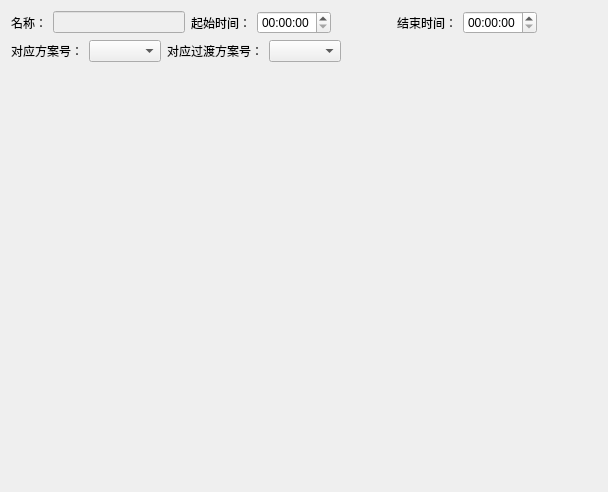
<?xml version="1.0" encoding="UTF-8"?>
<ui version="4.0">
 <class>PeriodWidget</class>
 <widget class="QWidget" name="PeriodWidget">
  <property name="geometry">
   <rect>
    <x>0</x>
    <y>0</y>
    <width>608</width>
    <height>492</height>
   </rect>
  </property>
  <property name="windowTitle">
   <string>PeriodWidget</string>
  </property>
  <layout class="QGridLayout" name="gridLayout">
   <item row="0" column="1">
    <layout class="QHBoxLayout" name="horizontalLayout">
     <item>
      <widget class="QLabel" name="label">
       <property name="text">
        <string>名称：</string>
       </property>
      </widget>
     </item>
     <item>
      <widget class="QLineEdit" name="nameLineEdit">
       <property name="enabled">
        <bool>false</bool>
       </property>
      </widget>
     </item>
     <item>
      <widget class="QLabel" name="label_2">
       <property name="text">
        <string>起始时间：</string>
       </property>
      </widget>
     </item>
     <item>
      <widget class="QTimeEdit" name="startTimeEdit">
       <property name="dateTime">
        <datetime>
         <hour>0</hour>
         <minute>0</minute>
         <second>0</second>
         <year>2000</year>
         <month>1</month>
         <day>1</day>
        </datetime>
       </property>
       <property name="minimumDateTime">
        <datetime>
         <hour>0</hour>
         <minute>0</minute>
         <second>0</second>
         <year>2000</year>
         <month>1</month>
         <day>1</day>
        </datetime>
       </property>
       <property name="minimumTime">
        <time>
         <hour>0</hour>
         <minute>0</minute>
         <second>0</second>
        </time>
       </property>
       <property name="displayFormat">
        <string>HH:mm:ss</string>
       </property>
      </widget>
     </item>
     <item>
      <widget class="QLabel" name="startTimeLabel">
       <property name="minimumSize">
        <size>
         <width>54</width>
         <height>0</height>
        </size>
       </property>
       <property name="text">
        <string/>
       </property>
      </widget>
     </item>
     <item>
      <widget class="QLabel" name="label_3">
       <property name="text">
        <string>结束时间：</string>
       </property>
      </widget>
     </item>
     <item>
      <widget class="QTimeEdit" name="endTimeEdit">
       <property name="dateTime">
        <datetime>
         <hour>0</hour>
         <minute>0</minute>
         <second>0</second>
         <year>2000</year>
         <month>1</month>
         <day>1</day>
        </datetime>
       </property>
       <property name="minimumDateTime">
        <datetime>
         <hour>0</hour>
         <minute>0</minute>
         <second>0</second>
         <year>2000</year>
         <month>1</month>
         <day>1</day>
        </datetime>
       </property>
       <property name="minimumTime">
        <time>
         <hour>0</hour>
         <minute>0</minute>
         <second>0</second>
        </time>
       </property>
       <property name="displayFormat">
        <string>HH:mm:ss</string>
       </property>
      </widget>
     </item>
     <item>
      <widget class="QLabel" name="endTimeLabel">
       <property name="minimumSize">
        <size>
         <width>54</width>
         <height>0</height>
        </size>
       </property>
       <property name="text">
        <string/>
       </property>
      </widget>
     </item>
    </layout>
   </item>
   <item row="3" column="1">
    <spacer name="verticalSpacer">
     <property name="orientation">
      <enum>Qt::Vertical</enum>
     </property>
     <property name="sizeHint" stdset="0">
      <size>
       <width>20</width>
       <height>40</height>
      </size>
     </property>
    </spacer>
   </item>
   <item row="1" column="1">
    <layout class="QHBoxLayout" name="horizontalLayout_2">
     <item>
      <widget class="QLabel" name="label_4">
       <property name="text">
        <string>对应方案号：</string>
       </property>
      </widget>
     </item>
     <item>
      <widget class="QComboBox" name="planComboBox"/>
     </item>
     <item>
      <widget class="QLabel" name="label_5">
       <property name="text">
        <string>对应过渡方案号：</string>
       </property>
      </widget>
     </item>
     <item>
      <widget class="QComboBox" name="transPlanComboBox"/>
     </item>
     <item>
      <spacer name="horizontalSpacer">
       <property name="orientation">
        <enum>Qt::Horizontal</enum>
       </property>
       <property name="sizeHint" stdset="0">
        <size>
         <width>40</width>
         <height>20</height>
        </size>
       </property>
      </spacer>
     </item>
    </layout>
   </item>
  </layout>
 </widget>
 <layoutdefault spacing="6" margin="11"/>
 <resources/>
 <connections/>
</ui>
